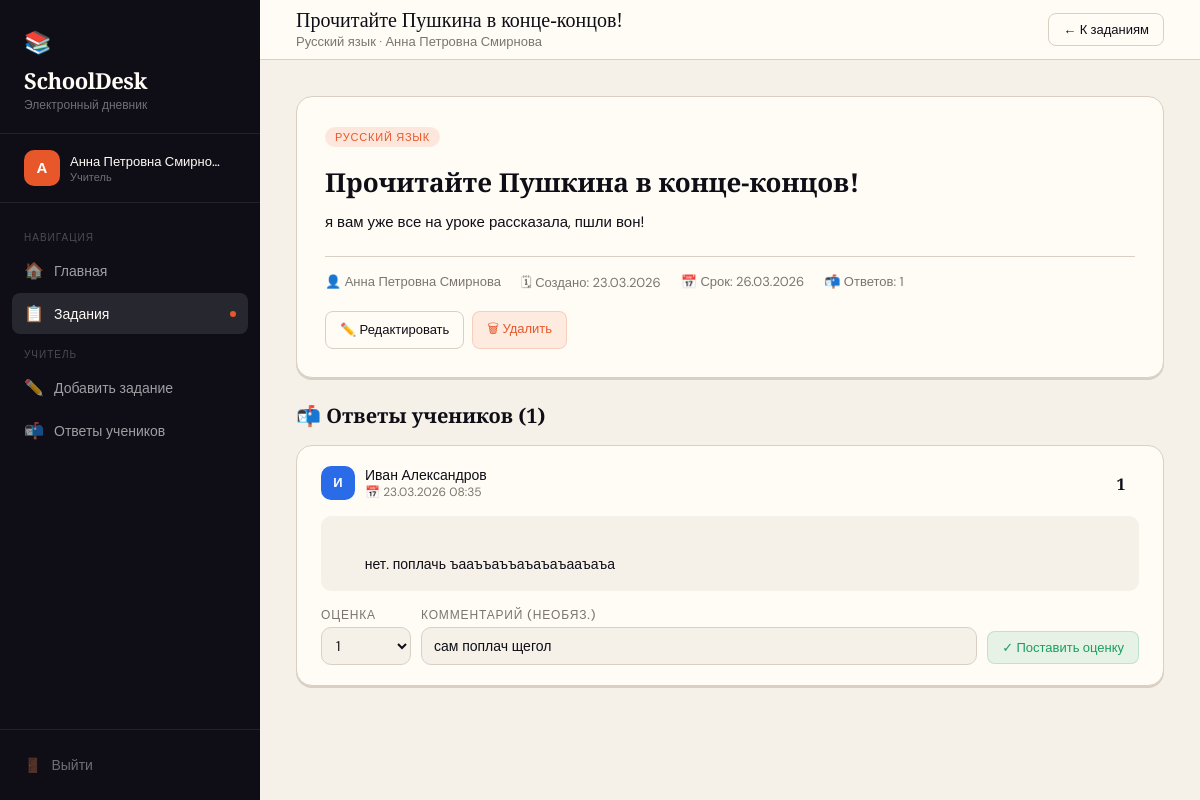
Page /akarpenko_php-master/homework_detail.php?id=1 (signed in) on the committed database.
### tables this page shows
CREATE TABLE homework (
            id INTEGER PRIMARY KEY AUTOINCREMENT,
            teacher_id INTEGER NOT NULL,
            title TEXT NOT NULL,
            description TEXT NOT NULL,
            subject TEXT NOT NULL,
            due_date DATE,
            created_at DATETIME DEFAULT CURRENT_TIMESTAMP,
            FOREIGN KEY(teacher_id) REFERENCES users(id)
        );

CREATE TABLE users (
            id INTEGER PRIMARY KEY AUTOINCREMENT,
            username TEXT UNIQUE NOT NULL,
            password TEXT NOT NULL,
            full_name TEXT NOT NULL,
            role TEXT NOT NULL CHECK(role IN ('teacher', 'student')),
            created_at DATETIME DEFAULT CURRENT_TIMESTAMP
        );

CREATE TABLE submissions (
            id INTEGER PRIMARY KEY AUTOINCREMENT,
            homework_id INTEGER NOT NULL,
            student_id INTEGER NOT NULL,
            answer TEXT NOT NULL,
            grade INTEGER DEFAULT NULL,
            teacher_comment TEXT DEFAULT NULL,
            submitted_at DATETIME DEFAULT CURRENT_TIMESTAMP,
            FOREIGN KEY(homework_id) REFERENCES homework(id),
            FOREIGN KEY(student_id) REFERENCES users(id)
        );

### akarpenko_php-master/includes/auth.php (called while the page is built, shortened)
<?php
function isLoggedIn() {
    return isset($_SESSION['user_id']);
}
function currentUser() {
    return [
        'id'        => $_SESSION['user_id'],
        'username'  => $_SESSION['username'],
        'full_name' => $_SESSION['full_name'],
        'role'      => $_SESSION['role'],
    ];
}

### akarpenko_php-master/homework_detail.php (the view, shortened to what this page needs)
<?php
require_once 'includes/auth.php';
require_once 'includes/layout.php';
$user = currentUser();
$db = getDB();
$isTeacher = $user['role'] === 'teacher';
$id = intval($_GET['id'] ?? 0);
$stmt = $db->prepare("SELECT h.*, u.full_name as teacher_name FROM homework h JOIN users u ON u.id=h.teacher_id WHERE h.id=?");
$stmt->execute([$id]);
$hw = $stmt->fetch(PDO::FETCH_ASSOC);
$allSubs = [];
if ($isTeacher) {
    $s = $db->prepare("SELECT s.*, u.full_name FROM submissions s JOIN users u ON u.id=s.student_id WHERE s.homework_id=? ORDER BY s.submitted_at DESC");
    $s->execute([$id]);
    $allSubs = $s->fetchAll(PDO::FETCH_ASSOC);
}
function subjectClass($s) {
    $map=['Математика'=>'subject-math','Русский язык'=>'subject-rus','Физика'=>'subject-sci','Биология'=>'subject-sci','История'=>'subject-hist','Химия'=>'subject-sci'];
    return $map[$s]??'subject-default';
}
?>
<div class="topbar">
  <div>
    <div class="topbar-title"><?= htmlspecialchars($hw['title']) ?></div>
    <div class="topbar-sub"><?= htmlspecialchars($hw['subject']) ?> · <?= htmlspecialchars($hw['teacher_name']) ?></div>
  </div>
  <a href="homework.php" class="btn btn-outline btn-sm">← К заданиям</a>
</div>
<div class="content">
  <div class="card" style="margin-bottom:24px">
    <div style="display:flex;justify-content:space-between;align-items:flex-start;flex-wrap:wrap;gap:12px">
      <div style="flex:1">
        <span class="hw-subject <?= subjectClass($hw['subject']) ?>" style="margin-bottom:12px"><?= htmlspecialchars($hw['subject']) ?></span>
        <h1 style="font-family:'Playfair Display',serif;font-size:26px;color:var(--ink);margin:8px 0 12px;line-height:1.2"><?= htmlspecialchars($hw['title']) ?></h1>
        <div style="font-size:15px;color:var(--ink);line-height:1.7;white-space:pre-wrap"><?= htmlspecialchars($hw['description']) ?></div>
      </div>
    </div>
    <div style="display:flex;gap:20px;flex-wrap:wrap;margin-top:20px;padding-top:16px;border-top:1px solid var(--border);font-size:13px;color:var(--muted)">
      <span>👤 <?= htmlspecialchars($hw['teacher_name']) ?></span>
      <span>🗓 Создано: <?= date('d.m.Y', strtotime($hw['created_at'])) ?></span>
      <?php if ($hw['due_date']): ?>
      <span>📅 Срок: <?= date('d.m.Y', strtotime($hw['due_date'])) ?></span>
      <?php endif; ?>
      <?php if ($isTeacher): ?><span>📬 Ответов: <?= count($allSubs) ?></span><?php endif; ?>
    </div>
    <?php if ($isTeacher && $hw['teacher_id'] == $user['id']): ?>
    <div style="margin-top:16px;display:flex;gap:8px">
      <a href="add_homework.php?edit=<?= $id ?>" class="btn btn-outline btn-sm">✏️ Редактировать</a>
      <form method="POST" onsubmit="return confirm('Удалить это задание и все ответы?')">
        <button type="submit" class="btn btn-danger btn-sm">🗑 Удалить</button>
      </form>
    </div>
    <?php endif; ?>
  </div>
  <?php if ($isTeacher && !empty($allSubs)): ?>
  <h2 style="font-family:'Playfair Display',serif;font-size:20px;margin-bottom:16px">📬 Ответы учеников (<?= count($allSubs) ?>)</h2>
  <div style="display:grid;gap:16px">
    <?php foreach ($allSubs as $sub): ?>
    <div class="card card-sm" id="sub-<?= $sub['id'] ?>">
      <div style="display:flex;justify-content:space-between;align-items:flex-start;flex-wrap:wrap;gap:10px;margin-bottom:14px">
        <div style="display:flex;align-items:center;gap:10px">
          <div class="avatar student-av" style="width:34px;height:34px;font-size:13px"><?= mb_strtoupper(mb_substr($sub['full_name'],0,1,'UTF-8'),'UTF-8') ?></div>
          <div>
            <div style="font-weight:500;font-size:14px"><?= htmlspecialchars($sub['full_name']) ?></div>
            <div style="font-size:12px;color:var(--muted)">📅 <?= date('d.m.Y H:i', strtotime($sub['submitted_at'])) ?></div>
          </div>
        </div>
        <?php if ($sub['grade']): ?>
          <div class="grade-circle grade-<?= $sub['grade'] ?>" style="width:36px;height:36px;font-size:16px"><?= $sub['grade'] ?></div>
        <?php else: ?>
          <span class="badge badge-pending">Не проверено</span>
        <?php endif; ?>
      </div>
      <div style="background:var(--cream);border-radius:10px;padding:14px;font-size:14px;line-height:1.7;margin-bottom:16px;white-space:pre-wrap">
        <?= htmlspecialchars($sub['answer']) ?>
      </div>
      <form method="POST" style="display:flex;gap:10px;flex-wrap:wrap;align-items:flex-end">
        <div>
          <label class="form-label" style="margin-bottom:4px">Оценка</label>
          <select name="grade" class="form-control" style="width:90px;padding:8px 10px">
            <?php for($g=5;$g>=1;$g--): ?>
            <option value="<?= $g ?>" <?= ($sub['grade']==$g)?'selected':'' ?>><?= $g ?></option>
            <?php endfor; ?>
          </select>
        </div>
        <div style="flex:1;min-width:200px">
          <label class="form-label" style="margin-bottom:4px">Комментарий (необяз.)</label>
          <input type="text" name="teacher_comment" class="form-control" style="padding:9px 12px"
                 placeholder="Отлично! / Нужно доработать..."
                 value="<?= htmlspecialchars($sub['teacher_comment'] ?? '') ?>">
        </div>
        <button type="submit" class="btn btn-success btn-sm" style="margin-bottom:1px">✓ Поставить оценку</button>
      </form>
    </div>
    <?php endforeach; ?>
  </div>
  <?php endif; ?>
</div>
<?php
$pageContent = ob_get_clean();
echo renderLayout(htmlspecialchars($hw['title']), 'homework', $pageContent);

### akarpenko_php-master/includes/layout.php (shortened to what this page needs)
<?php
function renderLayout($pageTitle, $activeNav, $content) {
    $user = currentUser();
    $isTeacher = $user['role'] === 'teacher';
    $initials = mb_strtoupper(mb_substr($user['full_name'], 0, 1, 'UTF-8'), 'UTF-8');
    $roleLabel = $isTeacher ? 'Учитель' : 'Ученик';
    $avatarClass = $isTeacher ? 'teacher-av' : 'student-av';
?>
<!DOCTYPE html>
<html lang="ru">
<head>
<link rel="stylesheet" href="style.css">
</head>
<body>
<div class="app">
  <aside class="sidebar">
    <div class="sidebar-brand">
      <span class="logo-icon">📚</span>
      <h1>SchoolDesk</h1>
      <p>Электронный дневник</p>
    </div>
    <div class="sidebar-user">
      <div class="avatar <?= $avatarClass ?>"><?= $initials ?></div>
      <div class="user-info">
        <div class="name"><?= htmlspecialchars($user['full_name']) ?></div>
        <div class="role"><?= $roleLabel ?></div>
      </div>
    </div>
    <nav class="sidebar-nav">
      <div class="nav-section">Навигация</div>
      <a href="dashboard.php" class="nav-link <?= $activeNav === 'dashboard' ? 'active' : '' ?>">
        <span class="icon">🏠</span> Главная
      </a>
      <a href="homework.php" class="nav-link <?= $activeNav === 'homework' ? 'active' : '' ?>">
        <span class="icon">📋</span> Задания
        <?php if ($activeNav === 'homework'): ?><span class="icon-dot"></span><?php endif; ?>
      </a>
      <?php if ($isTeacher): ?>
      <div class="nav-section">Учитель</div>
      <a href="add_homework.php" class="nav-link <?= $activeNav === 'add_homework' ? 'active' : '' ?>">
        <span class="icon">✏️</span> Добавить задание
      </a>
      <a href="submissions.php" class="nav-link <?= $activeNav === 'submissions' ? 'active' : '' ?>">
        <span class="icon">📬</span> Ответы учеников
      </a>
      <?php endif; ?>
    </nav>
    <div class="sidebar-footer">
      <a href="logout.php" class="logout-btn">
        <span>🚪</span> Выйти
      </a>
    </div>
  </aside>
  <div class="main">
    <?= $content ?>
  </div>
</div>
</body>
</html>
<?php
    return ob_get_clean();
}

### rows in the picture
homework: teacher.full_name "А", teacher.full_name "Анна Петровна Смирно…", title "Прочитайте Пушкина в конце-концов!", subject "Русский язык", teacher.full_name "Анна Петровна Смирнова", subject "РУССКИЙ ЯЗЫК", description "я вам уже все на уроке рассказала, пшли вон!", created_at "23.03.2026", due_date "26.03.2026"
submissions: student.full_name "И", student.full_name "Иван Александров", submitted_at "23.03.2026 08:35", grade "1", answer "нет. поплачь ъааъъаъъаъаъаъааъаъа", teacher_comment "сам поплач щегол"

### other values in the picture
$roleLabel "Учитель"
count($allSubs) "1"
